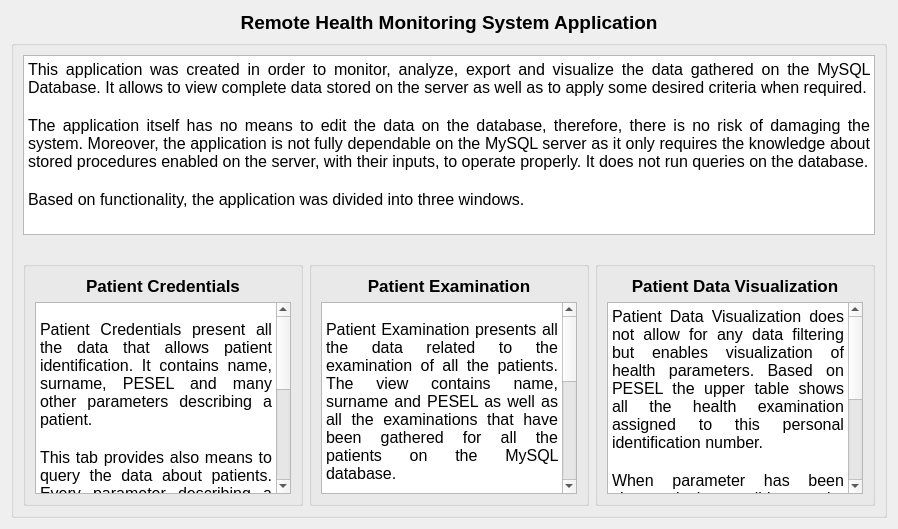
      <widget class="QWidget" name="general_tab">
       <attribute name="title">
        <string>Welcome</string>
       </attribute>
       <layout class="QGridLayout" name="gridLayout_3">
        <item row="1" column="0">
         <widget class="QGroupBox" name="groupBox">
          <property name="title">
           <string/>
          </property>
          <layout class="QGridLayout" name="gridLayout_7">
           <item row="1" column="0" colspan="3">
            <spacer name="verticalSpacer">
             <property name="orientation">
              <enum>Qt::Vertical</enum>
             </property>
             <property name="sizeType">
              <enum>QSizePolicy::Fixed</enum>
             </property>
             <property name="sizeHint" stdset="0">
              <size>
               <width>5</width>
               <height>20</height>
              </size>
             </property>
            </spacer>
           </item>
           <item row="2" column="0">
            <widget class="QGroupBox" name="groupBox_2">
             <property name="title">
              <string/>
             </property>
             <layout class="QVBoxLayout" name="verticalLayout_2">
              <item>
               <widget class="QLabel" name="label_2">
                <property name="font">
                 <font>
                  <pointsize>13</pointsize>
                  <weight>75</weight>
                  <bold>true</bold>
                 </font>
                </property>
                <property name="text">
                 <string>Patient Credentials</string>
                </property>
                <property name="alignment">
                 <set>Qt::AlignCenter</set>
                </property>
               </widget>
              </item>
              <item>
               <widget class="QTextEdit" name="textEdit_2">
                <property name="html">
                 <string>&lt;!DOCTYPE HTML PUBLIC &quot;-//W3C//DTD HTML 4.0//EN&quot; &quot;http://www.w3.org/TR/REC-html40/strict.dtd&quot;&gt;
&lt;html&gt;&lt;head&gt;&lt;meta name=&quot;qrichtext&quot; content=&quot;1&quot; /&gt;&lt;style type=&quot;text/css&quot;&gt;
p, li { white-space: pre-wrap; }
&lt;/style&gt;&lt;/head&gt;&lt;body style=&quot; font-family:'MS Shell Dlg 2'; font-size:8.25pt; font-weight:400; font-style:normal;&quot;&gt;
&lt;p align=&quot;justify&quot; style=&quot;-qt-paragraph-type:empty; margin-top:0px; margin-bottom:0px; margin-left:0px; margin-right:0px; -qt-block-indent:0; text-indent:0px;&quot;&gt;&lt;br /&gt;&lt;/p&gt;
&lt;p align=&quot;justify&quot; style=&quot; margin-top:0px; margin-bottom:0px; margin-left:0px; margin-right:0px; -qt-block-indent:0; text-indent:0px;&quot;&gt;&lt;span style=&quot; font-size:12pt;&quot;&gt;Patient Credentials present all the data that allows patient identification. It contains name, surname, PESEL and many other parameters describing a patient.&lt;/span&gt;&lt;/p&gt;
&lt;p align=&quot;justify&quot; style=&quot;-qt-paragraph-type:empty; margin-top:0px; margin-bottom:0px; margin-left:0px; margin-right:0px; -qt-block-indent:0; text-indent:0px; font-size:12pt;&quot;&gt;&lt;br /&gt;&lt;/p&gt;
&lt;p align=&quot;justify&quot; style=&quot; margin-top:0px; margin-bottom:0px; margin-left:0px; margin-right:0px; -qt-block-indent:0; text-indent:0px;&quot;&gt;&lt;span style=&quot; font-size:12pt;&quot;&gt;This tab provides also means to query the data about patients. Every parameter describing a patient can be filtered with desired values. When the radio button &lt;/span&gt;&lt;span style=&quot; font-size:12pt; font-style:italic;&quot;&gt;Find many patients meeting criteria&lt;/span&gt;&lt;span style=&quot; font-size:12pt;&quot;&gt; is enabled the filter shows all the values meeting at least one of the criteria. When it is turned of, only patients fullfilling all the criteria will appear.&lt;/span&gt;&lt;/p&gt;
&lt;p align=&quot;justify&quot; style=&quot;-qt-paragraph-type:empty; margin-top:0px; margin-bottom:0px; margin-left:0px; margin-right:0px; -qt-block-indent:0; text-indent:0px; font-size:12pt;&quot;&gt;&lt;br /&gt;&lt;/p&gt;
&lt;p align=&quot;justify&quot; style=&quot; margin-top:0px; margin-bottom:0px; margin-left:0px; margin-right:0px; -qt-block-indent:0; text-indent:0px;&quot;&gt;&lt;span style=&quot; font-size:12pt;&quot;&gt;If needed, the filtered table can be exported to file in .csv format.&lt;/span&gt;&lt;/p&gt;&lt;/body&gt;&lt;/html&gt;</string>
                </property>
                <property name="textInteractionFlags">
                 <set>Qt::NoTextInteraction</set>
                </property>
               </widget>
              </item>
             </layout>
            </widget>
           </item>
           <item row="2" column="1">
            <widget class="QGroupBox" name="groupBox_4">
             <property name="title">
              <string/>
             </property>
             <layout class="QGridLayout" name="gridLayout_8">
              <item row="0" column="0">
               <widget class="QLabel" name="label_6">
                <property name="font">
                 <font>
                  <pointsize>13</pointsize>
                  <weight>75</weight>
                  <bold>true</bold>
                 </font>
                </property>
                <property name="text">
                 <string>Patient Examination</string>
                </property>
                <property name="alignment">
                 <set>Qt::AlignCenter</set>
                </property>
               </widget>
              </item>
              <item row="1" column="0">
               <widget class="QTextEdit" name="textEdit_3">
                <property name="html">
                 <string>&lt;!DOCTYPE HTML PUBLIC &quot;-//W3C//DTD HTML 4.0//EN&quot; &quot;http://www.w3.org/TR/REC-html40/strict.dtd&quot;&gt;
&lt;html&gt;&lt;head&gt;&lt;meta name=&quot;qrichtext&quot; content=&quot;1&quot; /&gt;&lt;style type=&quot;text/css&quot;&gt;
p, li { white-space: pre-wrap; }
&lt;/style&gt;&lt;/head&gt;&lt;body style=&quot; font-family:'MS Shell Dlg 2'; font-size:8.25pt; font-weight:400; font-style:normal;&quot;&gt;
&lt;p align=&quot;justify&quot; style=&quot;-qt-paragraph-type:empty; margin-top:0px; margin-bottom:0px; margin-left:0px; margin-right:0px; -qt-block-indent:0; text-indent:0px;&quot;&gt;&lt;br /&gt;&lt;/p&gt;
&lt;p align=&quot;justify&quot; style=&quot; margin-top:0px; margin-bottom:0px; margin-left:0px; margin-right:0px; -qt-block-indent:0; text-indent:0px;&quot;&gt;&lt;span style=&quot; font-size:12pt;&quot;&gt;Patient Examination presents all the data related to the examination of all the patients. The view contains name, surname and PESEL as well as all the examinations that have been gathered for all the patients on the MySQL database.&lt;/span&gt;&lt;/p&gt;
&lt;p align=&quot;justify&quot; style=&quot;-qt-paragraph-type:empty; margin-top:0px; margin-bottom:0px; margin-left:0px; margin-right:0px; -qt-block-indent:0; text-indent:0px; font-size:12pt;&quot;&gt;&lt;br /&gt;&lt;/p&gt;
&lt;p align=&quot;justify&quot; style=&quot; margin-top:0px; margin-bottom:0px; margin-left:0px; margin-right:0px; -qt-block-indent:0; text-indent:0px;&quot;&gt;&lt;span style=&quot; font-size:12pt;&quot;&gt;Each health parameter can be filtered with custom filters where one can choose the parameter, operator and value to which the parameter will be compared.&lt;/span&gt;&lt;/p&gt;
&lt;p align=&quot;justify&quot; style=&quot; margin-top:0px; margin-bottom:0px; margin-left:0px; margin-right:0px; -qt-block-indent:0; text-indent:0px;&quot;&gt;&lt;span style=&quot; font-size:12pt;&quot;&gt;Many parameters can be applied at once and only records fullfilling all of them will be shown.&lt;/span&gt;&lt;/p&gt;
&lt;p align=&quot;justify&quot; style=&quot;-qt-paragraph-type:empty; margin-top:0px; margin-bottom:0px; margin-left:0px; margin-right:0px; -qt-block-indent:0; text-indent:0px; font-size:12pt;&quot;&gt;&lt;br /&gt;&lt;/p&gt;
&lt;p align=&quot;justify&quot; style=&quot; margin-top:0px; margin-bottom:0px; margin-left:0px; margin-right:0px; -qt-block-indent:0; text-indent:0px;&quot;&gt;&lt;span style=&quot; font-size:12pt;&quot;&gt;When there would be need to reset the filters there is a button that enables that. Moreover, after filtering the table can be exported to the .csv format.&lt;/span&gt;&lt;/p&gt;&lt;/body&gt;&lt;/html&gt;</string>
                </property>
                <property name="textInteractionFlags">
                 <set>Qt::NoTextInteraction</set>
                </property>
               </widget>
              </item>
             </layout>
            </widget>
           </item>
           <item row="2" column="2">
            <widget class="QGroupBox" name="groupBox_3">
             <property name="title">
              <string/>
             </property>
             <layout class="QGridLayout" name="gridLayout_10">
              <item row="0" column="0">
               <widget class="QLabel" name="label_7">
                <property name="font">
                 <font>
                  <pointsize>13</pointsize>
                  <weight>75</weight>
                  <bold>true</bold>
                 </font>
                </property>
                <property name="text">
                 <string>Patient Data Visualization</string>
                </property>
                <property name="alignment">
                 <set>Qt::AlignCenter</set>
                </property>
               </widget>
              </item>
              <item row="1" column="0">
               <widget class="QTextEdit" name="textEdit_4">
                <property name="html">
                 <string>&lt;!DOCTYPE HTML PUBLIC &quot;-//W3C//DTD HTML 4.0//EN&quot; &quot;http://www.w3.org/TR/REC-html40/strict.dtd&quot;&gt;
&lt;html&gt;&lt;head&gt;&lt;meta name=&quot;qrichtext&quot; content=&quot;1&quot; /&gt;&lt;style type=&quot;text/css&quot;&gt;
p, li { white-space: pre-wrap; }
&lt;/style&gt;&lt;/head&gt;&lt;body style=&quot; font-family:'MS Shell Dlg 2'; font-size:8.25pt; font-weight:400; font-style:normal;&quot;&gt;
&lt;p align=&quot;justify&quot; style=&quot; margin-top:0px; margin-bottom:0px; margin-left:0px; margin-right:0px; -qt-block-indent:0; text-indent:0px;&quot;&gt;&lt;span style=&quot; font-size:12pt;&quot;&gt;Patient Data Visualization does not allow for any data filtering but enables visualization of health parameters. Based on PESEL the upper table shows all the health examination assigned to this personal identification number.&lt;/span&gt;&lt;/p&gt;
&lt;p align=&quot;justify&quot; style=&quot;-qt-paragraph-type:empty; margin-top:0px; margin-bottom:0px; margin-left:0px; margin-right:0px; -qt-block-indent:0; text-indent:0px; font-size:12pt;&quot;&gt;&lt;br /&gt;&lt;/p&gt;
&lt;p align=&quot;justify&quot; style=&quot; margin-top:0px; margin-bottom:0px; margin-left:0px; margin-right:0px; -qt-block-indent:0; text-indent:0px;&quot;&gt;&lt;span style=&quot; font-size:12pt;&quot;&gt;When parameter has been chosen it is possible to plot unlimited number of health parameters on separate figures for different people. However, if one would like to monitor state of health of a patient in real time only one plot of such kind may be created. In order to do this radio button &lt;/span&gt;&lt;span style=&quot; font-size:12pt; font-style:italic;&quot;&gt;Enable Real Time Plotting&lt;/span&gt;&lt;span style=&quot; font-size:12pt;&quot;&gt; needs to be enabled. &lt;/span&gt;&lt;/p&gt;&lt;/body&gt;&lt;/html&gt;</string>
                </property>
                <property name="textInteractionFlags">
                 <set>Qt::NoTextInteraction</set>
                </property>
               </widget>
              </item>
             </layout>
            </widget>
           </item>
           <item row="0" column="0" colspan="3">
            <widget class="QTextEdit" name="textEdit">
             <property name="maximumSize">
              <size>
               <width>16777215</width>
               <height>180</height>
              </size>
             </property>
             <property name="autoFillBackground">
              <bool>true</bool>
             </property>
             <property name="frameShape">
              <enum>QFrame::StyledPanel</enum>
             </property>
             <property name="frameShadow">
              <enum>QFrame::Sunken</enum>
             </property>
             <property name="readOnly">
              <bool>true</bool>
             </property>
             <property name="html">
              <string>&lt;!DOCTYPE HTML PUBLIC &quot;-//W3C//DTD HTML 4.0//EN&quot; &quot;http://www.w3.org/TR/REC-html40/strict.dtd&quot;&gt;
&lt;html&gt;&lt;head&gt;&lt;meta name=&quot;qrichtext&quot; content=&quot;1&quot; /&gt;&lt;style type=&quot;text/css&quot;&gt;
p, li { white-space: pre-wrap; }
&lt;/style&gt;&lt;/head&gt;&lt;body style=&quot; font-family:'MS Shell Dlg 2'; font-size:8.25pt; font-weight:400; font-style:normal;&quot;&gt;
&lt;p align=&quot;justify&quot; style=&quot; margin-top:0px; margin-bottom:0px; margin-left:0px; margin-right:0px; -qt-block-indent:0; text-indent:0px;&quot;&gt;&lt;span style=&quot; font-size:12pt;&quot;&gt;This application was created in order to monitor, analyze, export and visualize the data gathered on the MySQL Database. It allows to view complete data stored on the server as well as to apply some desired criteria when required.&lt;/span&gt;&lt;/p&gt;
&lt;p align=&quot;justify&quot; style=&quot;-qt-paragraph-type:empty; margin-top:0px; margin-bottom:0px; margin-left:0px; margin-right:0px; -qt-block-indent:0; text-indent:0px; font-size:12pt;&quot;&gt;&lt;br /&gt;&lt;/p&gt;
&lt;p align=&quot;justify&quot; style=&quot; margin-top:0px; margin-bottom:0px; margin-left:0px; margin-right:0px; -qt-block-indent:0; text-indent:0px;&quot;&gt;&lt;span style=&quot; font-size:12pt;&quot;&gt;The application itself has no means to edit the data on the database, therefore, there is no risk of damaging the system. Moreover, the application is not fully dependable on the MySQL server as it only requires the knowledge about stored procedures enabled on the server, with their inputs, to operate properly. It does not run queries on the database. &lt;/span&gt;&lt;/p&gt;
&lt;p align=&quot;justify&quot; style=&quot;-qt-paragraph-type:empty; margin-top:0px; margin-bottom:0px; margin-left:0px; margin-right:0px; -qt-block-indent:0; text-indent:0px; font-size:12pt;&quot;&gt;&lt;br /&gt;&lt;/p&gt;
&lt;p align=&quot;justify&quot; style=&quot; margin-top:0px; margin-bottom:0px; margin-left:0px; margin-right:0px; -qt-block-indent:0; text-indent:0px;&quot;&gt;&lt;span style=&quot; font-size:12pt;&quot;&gt;Based on functionality, the application was divided into three windows.&lt;/span&gt;&lt;/p&gt;&lt;/body&gt;&lt;/html&gt;</string>
             </property>
             <property name="textInteractionFlags">
              <set>Qt::NoTextInteraction</set>
             </property>
            </widget>
           </item>
          </layout>
         </widget>
        </item>
        <item row="0" column="0">
         <widget class="QLabel" name="label">
          <property name="maximumSize">
           <size>
            <width>16777215</width>
            <height>100</height>
           </size>
          </property>
          <property name="font">
           <font>
            <pointsize>14</pointsize>
            <weight>75</weight>
            <bold>true</bold>
           </font>
          </property>
          <property name="text">
           <string>Remote Health Monitoring System Application</string>
          </property>
          <property name="textFormat">
           <enum>Qt::RichText</enum>
          </property>
          <property name="alignment">
           <set>Qt::AlignCenter</set>
          </property>
          <property name="wordWrap">
           <bool>false</bool>
          </property>
         </widget>
        </item>
       </layout>
      </widget>
